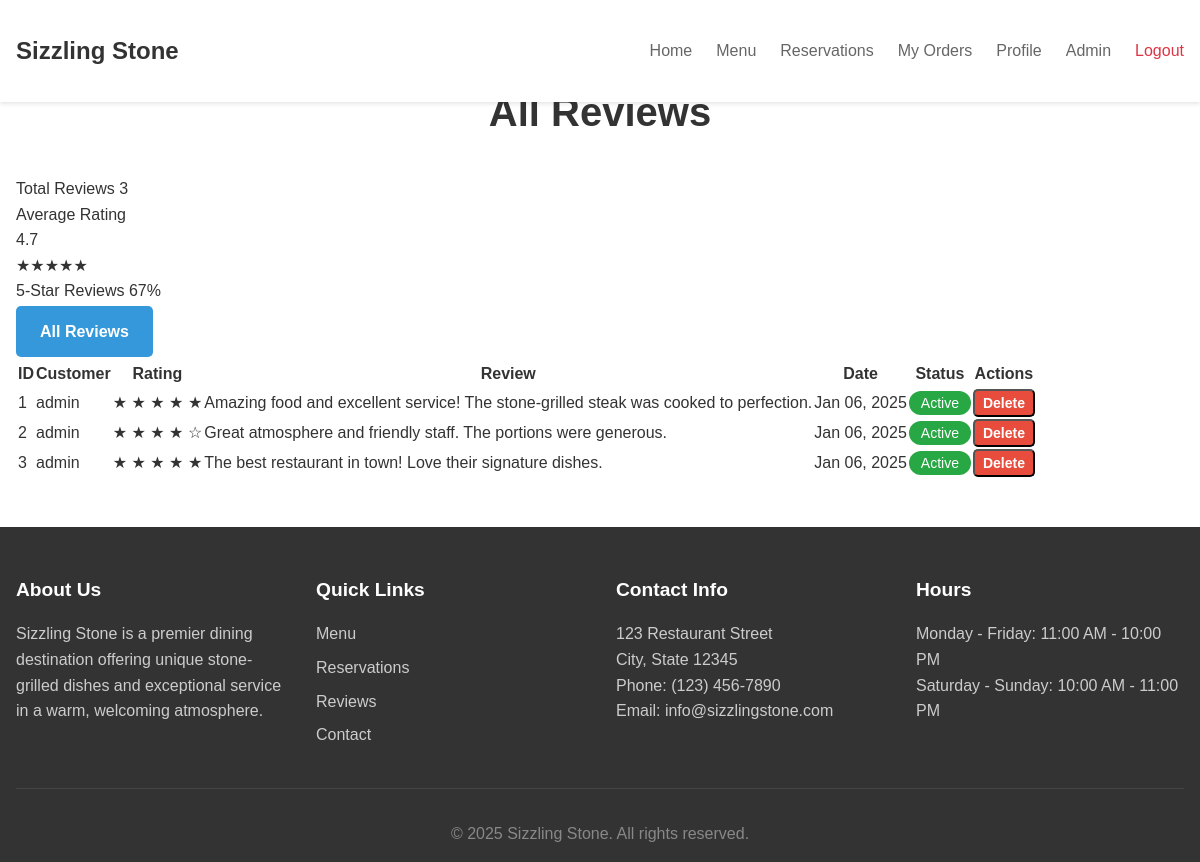
Screenshot of /admin/reviews.php (signed in) with the database file from the repository.
### tables this page shows
CREATE TABLE IF NOT EXISTS reviews (
    review_id INT PRIMARY KEY AUTO_INCREMENT,
    user_id INT,
    rating INT CHECK (rating >= 1 AND rating <= 5),
    comment TEXT,
    is_reported BOOLEAN DEFAULT FALSE,
    created_at TIMESTAMP DEFAULT CURRENT_TIMESTAMP,
    FOREIGN KEY (user_id) REFERENCES users(user_id) ON DELETE SET NULL
);

CREATE TABLE IF NOT EXISTS users (
    user_id INT PRIMARY KEY AUTO_INCREMENT,
    username VARCHAR(50) UNIQUE,
    password VARCHAR(255),
    email VARCHAR(100),
    phone VARCHAR(20),
    role ENUM('customer', 'admin') DEFAULT 'customer',
    created_at TIMESTAMP DEFAULT CURRENT_TIMESTAMP
);

### app/controllers/ReviewController.php (called while the page is built, shortened)
<?php
require_once __DIR__ . '/../models/Review.php';
class ReviewController {
    private $review;
    public function __construct() {
        $database = new Database();
        $db = $database->getConnection();
        $this->review = new Review($db);
    }
    public function getAllReviews() {
        return $this->review->getAll();
    }
    public function getReviewStatistics() {
        return $this->review->getReviewStatistics();
    }
}

### app/models/Review.php (called while the page is built, shortened)
<?php
class Review {
    private $conn;
    private $table_name = "reviews";
    public function __construct($db) {
        $this->conn = $db;
    }
    public function getAll() {
        $query = "SELECT r.*, u.username
                FROM " . $this->table_name . " r
                LEFT JOIN users u ON r.user_id = u.user_id
                ORDER BY r.created_at DESC";
        $stmt = $this->conn->prepare($query);
        $stmt->execute();
        return $stmt;
    }
    public function getReviewStatistics() {
        $stats = [
            'total_reviews' => 0,
            'average_rating' => '0.0',
            'five_star_percentage' => '0'
        ];
        $query = "SELECT COUNT(*) as total_reviews FROM " . $this->table_name;
        $stmt = $this->conn->prepare($query);
        $stmt->execute();
        $result = $stmt->fetch(PDO::FETCH_ASSOC);
        $total_reviews = (int)$result['total_reviews'];
        $stats['total_reviews'] = $total_reviews;
        if ($total_reviews > 0) {
            $query = "SELECT AVG(rating) as average_rating FROM " . $this->table_name;
            $stmt = $this->conn->prepare($query);
            $stmt->execute();
            $result = $stmt->fetch(PDO::FETCH_ASSOC);
            $average_rating = $result['average_rating'];
            $stats['average_rating'] = $average_rating ? number_format((float)$average_rating, 1) : '0.0';
            $query = "SELECT
                        (COUNT(CASE WHEN rating = 5 THEN 1 END) * 100.0 / COUNT(*)) as five_star_percentage
                     FROM " . $this->table_name;
            $stmt = $this->conn->prepare($query);
            $stmt->execute();
            $result = $stmt->fetch(PDO::FETCH_ASSOC);
            $five_star_percentage = $result['five_star_percentage'];
            $stats['five_star_percentage'] = $five_star_percentage ? number_format((float)$five_star_percentage, 0) : '0';
        }
        return $stats;
    }
}

### public/admin/reviews.php (the view, shortened to what this page needs)
<?php
require_once __DIR__ . '/../../app/controllers/ReviewController.php';
$reviewController = new ReviewController();
$status = isset($_GET['status']) ? $_GET['status'] : 'all';
$reviews = $reviewController->getAllReviews();
$stats = $reviewController->getReviewStatistics();
$pageTitle = $status === 'reported' ? 'Reported Reviews' : 'All Reviews';
?>
<!DOCTYPE html>
<html lang="en">
<head>
    <link rel="stylesheet" href="<?php echo BASE_URL; ?>css/style.css">
    <link rel="stylesheet" href="<?php echo BASE_URL; ?>css/admin.css">
</head>
<body>
    <?php include __DIR__ . '/../../app/views/includes/header.php'; ?>
    <main class="admin-reviews">
        <div class="container">
            <h1 class="page-title"><?php echo $pageTitle; ?></h1>
            <div class="review-stats">
                <div class="stat-item">
                    <span class="stat-label">Total Reviews</span>
                    <span class="stat-value"><?php echo $stats['total_reviews']; ?></span>
                </div>
                <div class="stat-item">
                    <span class="stat-label">Average Rating</span>
                    <div class="stat-value">
                        <span class="rating-value"><?php echo $stats['average_rating']; ?></span>
                        <div class="stars">
                            <?php
                            $avgRating = floatval($stats['average_rating']);
                            for ($i = 1; $i <= 5; $i++) {
                                if ($i <= $avgRating) {
                                    echo '<span class="star filled">★</span>';
                                } elseif ($i - 0.5 <= $avgRating) {
                                    echo '<span class="star half">★</span>';
                                } else {
                                    echo '<span class="star">☆</span>';
                                }
                            }
                            ?>
                        </div>
                    </div>
                </div>
                <div class="stat-item">
                    <span class="stat-label">5-Star Reviews</span>
                    <span class="stat-value"><?php echo $stats['five_star_percentage']; ?>%</span>
                </div>
            </div>
            <div class="status-filter">
                <a href="?status=all" class="btn <?php echo $status === 'all' ? 'btn-primary' : 'btn-secondary'; ?>">
                    All Reviews
                </a>
                <a href="?status=reported" class="btn <?php echo $status === 'reported' ? 'btn-primary' : 'btn-secondary'; ?>">
                </a>
            </div>
            <div class="table-responsive">
                <table class="table">
                    <thead>
                        <tr>
                            <th>ID</th>
                            <th>Customer</th>
                            <th>Rating</th>
                            <th>Review</th>
                            <th>Date</th>
                            <th>Status</th>
                            <th>Actions</th>
                        </tr>
                    </thead>
                    <tbody>
                        <?php
                        while ($review = $reviews->fetch(PDO::FETCH_ASSOC)):
                        ?>
                            <tr>
                                <td><?php echo $review['review_id']; ?></td>
                                <td><?php echo htmlspecialchars($review['username']); ?></td>
                                <td>
                                    <div class="rating-display">
                                        <?php for($i = 1; $i <= 5; $i++): ?>
                                            <span class="star <?php echo $i <= $review['rating'] ? 'filled' : ''; ?>">
                                                <?php echo $i <= $review['rating'] ? '★' : '☆'; ?>
                                            </span>
                                        <?php endfor; ?>
                                    </div>
                                </td>
                                <td><?php echo htmlspecialchars($review['comment']); ?></td>
                                <td><?php echo date('M d, Y', strtotime($review['created_at'])); ?></td>
                                <td>
                                    <?php if($review['is_reported']): ?>
                                        <span class="badge badge-danger">Reported</span>
                                    <?php else: ?>
                                        <span class="badge badge-success">Active</span>
                                    <?php endif; ?>
                                </td>
                                <td class="actions">
                                    <button class="btn btn-danger btn-sm"
                                            onclick="deleteReview(<?php echo $review['review_id']; ?>)">
                                        Delete
                                    </button>
                                </td>
                            </tr>
                        <?php endwhile; ?>
                    </tbody>
                </table>
            </div>
        </div>
    </main>
    <?php include __DIR__ . '/../../app/views/includes/footer.php'; ?>
</body>
</html>

### public/css/style.css (style rules this page uses)
* { margin: 0; padding: 0; box-sizing: border-box; }
body { font-family: 'Arial', sans-serif; line-height: 1.6; color: #333; }
.container { max-width: 1200px; margin: 0 auto; padding: 0 20px; }
.btn { display: inline-block; padding: 0.8rem 1.5rem; border-radius: 5px; text-decoration: none; font-weight: bold; transition: all 0.3s; }
.btn-primary { background-color: #007bff; color: #fff; }
.btn-secondary { background-color: transparent; color: #fff; border: 2px solid #fff; }

### public/css/admin.css (style rules this page uses)
.page-title { margin-bottom: 30px; color: #2c3e50; }
.btn-primary { background-color: #3498db; color: white; }
.btn-danger { background-color: #e74c3c; color: white; }
.page-title { text-align: center; margin-bottom: 2rem; font-size: 2.5rem; color: #333; }
.badge { padding: 0.25rem 0.75rem; border-radius: 15px; font-size: 0.875rem; font-weight: 500; }
.badge-success { background: #28a745; color: #fff; }
.btn-sm { padding: 0.25rem 0.5rem; font-size: 0.875rem; }

### app/views/includes/header.php (style rules this page uses)
.container { max-width: 1200px; margin: 0 auto; padding: 0 1rem; }

### rows the page displays
reviews: review_id "1", user.username "admin", rating 5 (drawn), comment "Amazing food and excellent service! The stone-grilled steak was cooked to perfection.", created_at "Jan 06, 2025", is_reported "Active"
reviews: review_id "2", user.username "admin", rating 4 (drawn), comment "Great atmosphere and friendly staff. The portions were generous.", created_at "Jan 06, 2025", is_reported "Active"
reviews: review_id "3", user.username "admin", rating 5 (drawn), comment "The best restaurant in town! Love their signature dishes.", created_at "Jan 06, 2025", is_reported "Active"

### other values shown
$pageTitle "All Reviews"
$stats['total_reviews'] "3"
$stats['average_rating'] "4.7"
$stats['five_star_percentage'] "67"
